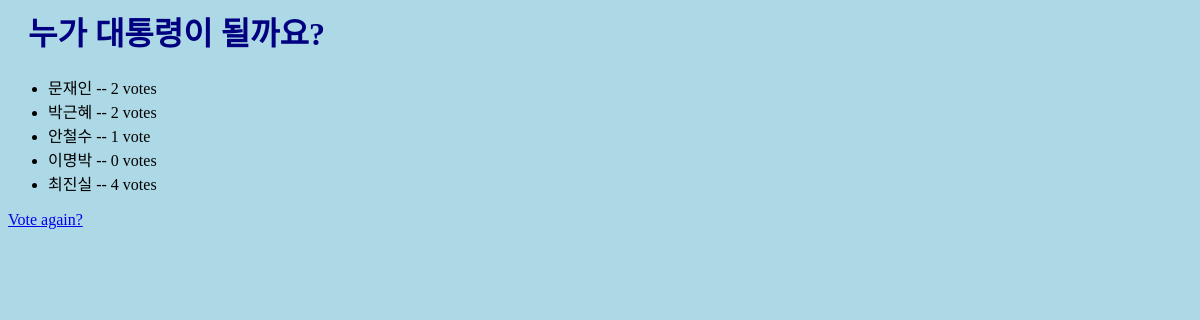
Screenshot of /polls/3/results/ with the database file from the repository.
### polls/models.py (models this page shows, shortened)
class Question(models.Model):
    question_text = models.CharField(max_length=200)
    pub_date = models.DateTimeField('date published')

class Choice(models.Model):
    question = models.ForeignKey(Question, on_delete=models.CASCADE)
    choice_text = models.CharField(max_length=200)
    votes = models.IntegerField(default=0)

### polls/views.py (the view)
# urls.py: path('<int:pk>/results/', views.ResultsView.as_view(), name='results'),
class ResultsView(generic.DetailView):
    model = Question
    template_name = 'polls/results.html'

### polls/templates/polls/results.html
{% load static %}
<link rel="stylesheet" type="text/css" href="{% static 'polls/style.css' %}">
<h1>{{ question.question_text }}</h1>
<ul>
{% for choice in question.choice_set.all %}
    <li>{{ choice.choice_text }} -- {{ choice.votes }} vote{{ choice.votes|pluralize }}</li>
{% endfor %}
</ul>
<a href="{% url 'polls:detail' question.id %}">Vote again?</a>

### polls/static/polls/style.css (style rules this page uses)
h1 { color: navy; margin-left: 20px; }

### rows the page displays
Question: question_text "누가 대통령이 될까요?"
Choice: choice_text "문재인", votes "2"
Choice: choice_text "박근혜", votes "2"
Choice: choice_text "안철수", votes "1"
Choice: choice_text "이명박", votes "0"
Choice: choice_text "최진실", votes "4"
